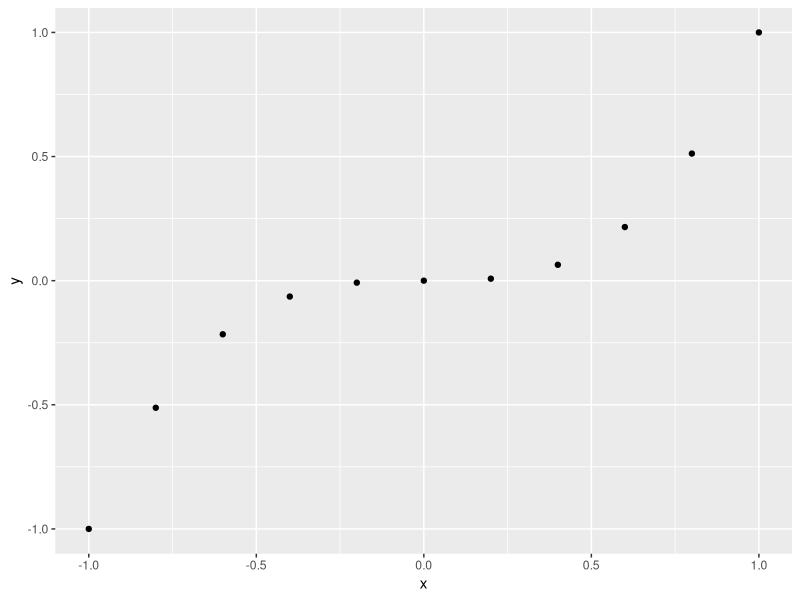
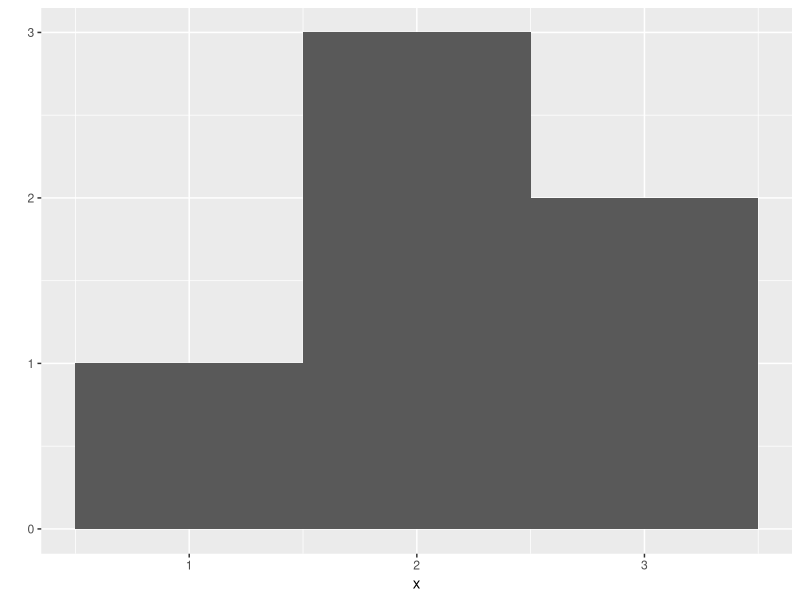
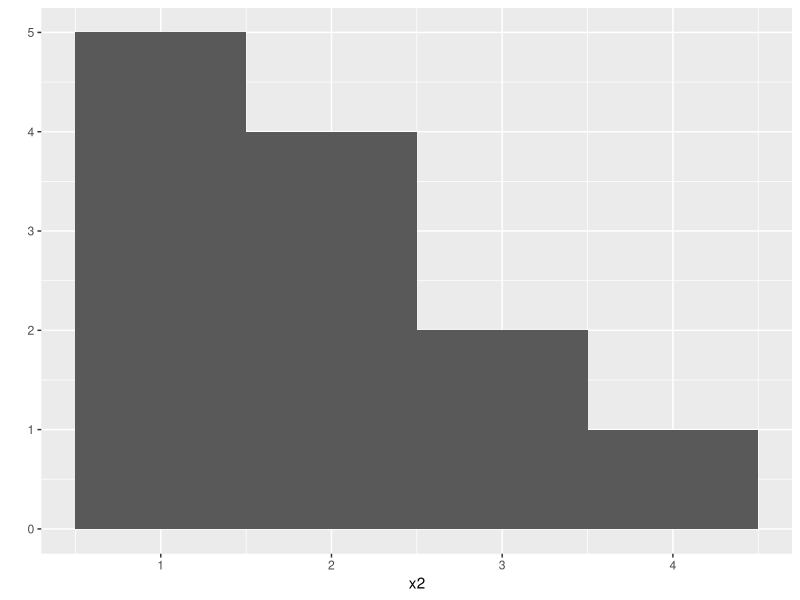
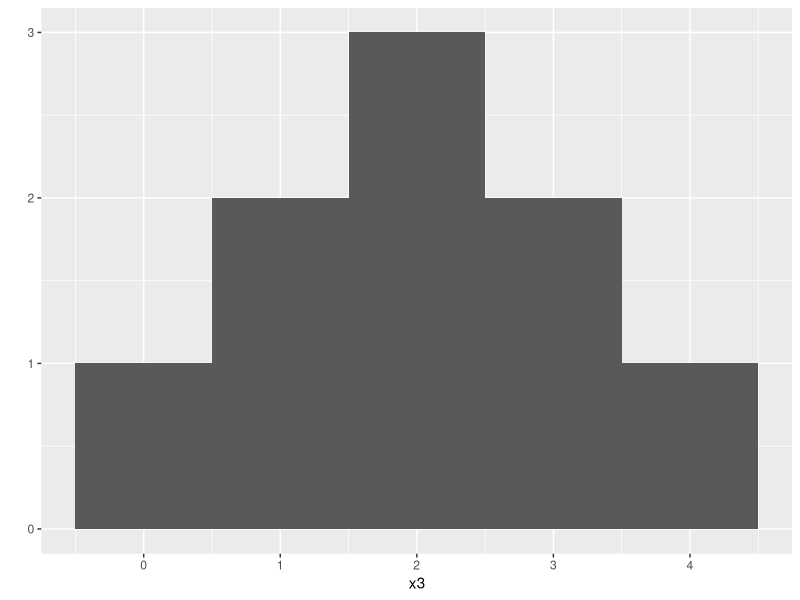
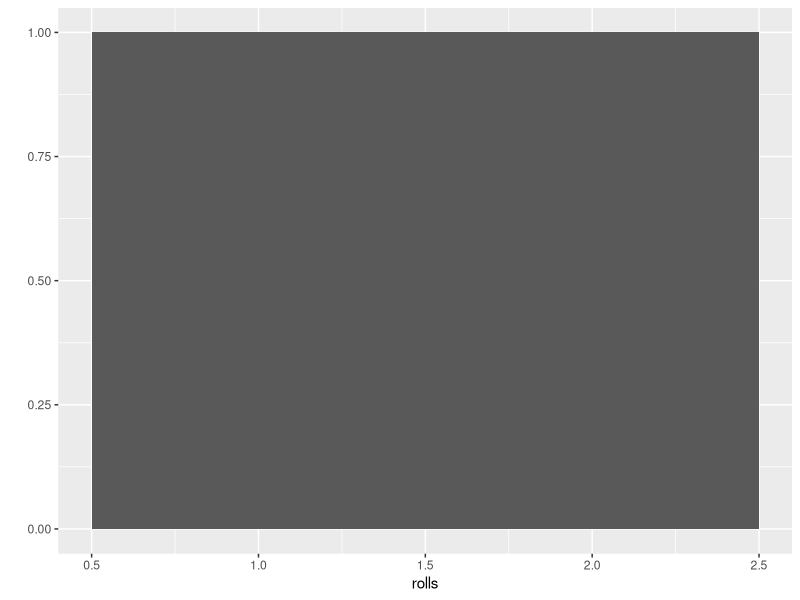

Recreate these plots in R, in order.
roll <- function(die = 1:6) {
  dice <- sample(x = die, size = 2, replace = TRUE)
}

library("ggplot2")

x <- c(-1, -0.8, -0.6, -0.4, -0.2, 0, 0.2, 0.4, 0.6, 0.8, 1)
x

y <- x ^ 3
y

qplot(x, y)

x <- c(1, 2, 2, 2, 3, 3)
qplot(x, binwidth = 1)

x2 <- c(1, 1, 1, 1, 1, 2, 2, 2, 2, 3, 3, 4)
qplot(x2, binwidth = 1)

x3 <- c(0, 1, 1, 2, 2, 2, 3, 3, 4)
qplot(x3, binwidth = 1)

replicate(3, 1 + 1)
replicate(10, roll())

rolls <- replicate(10000, roll())
qplot(rolls, binwidth = 1)
